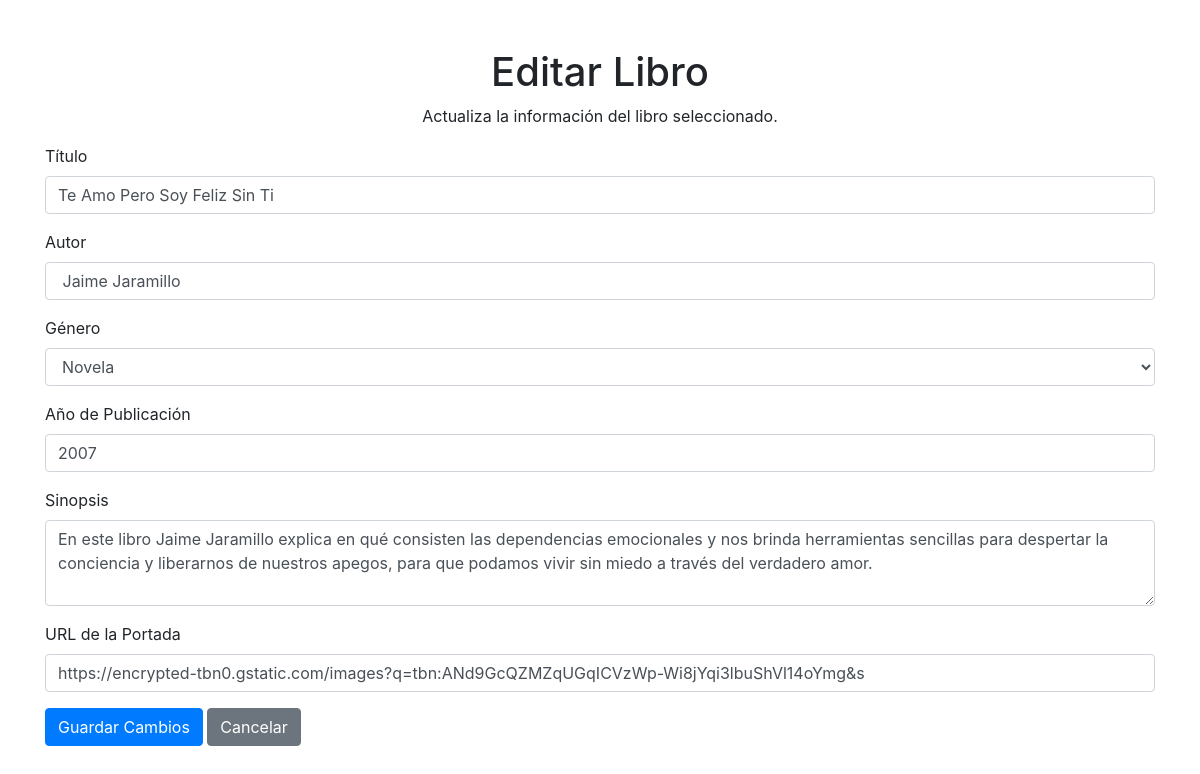
The page /editar.php?id=2 on the database its author committed.
### tables this page shows
CREATE TABLE `libros` (
  `id` int(11) NOT NULL,
  `titulo` varchar(100) NOT NULL,
  `autor` varchar(100) NOT NULL,
  `genero_id` int(11) DEFAULT NULL,
  `año_publicacion` year(4) DEFAULT NULL,
  `sinopsis` text DEFAULT NULL,
  `portada_url` varchar(255) DEFAULT NULL,
  `fecha_agregado` timestamp NOT NULL DEFAULT current_timestamp()
);

### public/editar.php (the view, shortened to what this page needs)
<?php
include 'conexion.php';
$id = $_GET['id'];
$sql = "SELECT * FROM libros WHERE id = ?";
$stmt = $conn->prepare($sql);
$stmt->bind_param("i", $id);
$stmt->execute();
$result = $stmt->get_result();
$libro = $result->fetch_assoc();
?>
<!DOCTYPE html>
<html lang="es">
<head>
    <link rel="stylesheet" href="https://stackpath.bootstrapcdn.com/bootstrap/4.5.2/css/bootstrap.min.css">
</head>
<body>
    <div class="container mt-5">
        <h1 class="text-center">Editar Libro</h1>
        <p class="text-center">Actualiza la información del libro seleccionado.</p>
        <form method="POST" action="">
            <div class="form-group">
                <label for="titulo">Título</label>
                <input type="text" class="form-control" id="titulo" name="titulo" value="<?php echo htmlspecialchars($libro['titulo']); ?>" required>
            </div>
            <div class="form-group">
                <label for="autor">Autor</label>
                <input type="text" class="form-control" id="autor" name="autor" value="<?php echo htmlspecialchars($libro['autor']); ?>" required>
            </div>
            <div class="form-group">
                <label for="genero_id">Género</label>
                <select class="form-control" id="genero_id" name="genero_id" required>
                    <?php
                    include 'conexion.php';
                    $sql_generos = "SELECT id, nombre FROM generos";
                    $result_generos = $conn->query($sql_generos);
                    while ($row = $result_generos->fetch_assoc()) {
                        $selected = $libro['genero_id'] == $row['id'] ? 'selected' : '';
                        echo "<option value='" . $row['id'] . "' $selected>" . htmlspecialchars($row['nombre']) . "</option>";
                    }
                    ?>
                </select>
            </div>
            <div class="form-group">
                <label for="año_publicacion">Año de Publicación</label>
                <input type="number" class="form-control" id="año_publicacion" name="año_publicacion" min="0" max="2100" value="<?php echo htmlspecialchars($libro['año_publicacion']); ?>">
            </div>
            <div class="form-group">
                <label for="sinopsis">Sinopsis</label>
                <textarea class="form-control" id="sinopsis" name="sinopsis" rows="3"><?php echo htmlspecialchars($libro['sinopsis']); ?></textarea>
            </div>
            <div class="form-group">
                <label for="portada_url">URL de la Portada</label>
                <input type="url" class="form-control" id="portada_url" name="portada_url" value="<?php echo htmlspecialchars($libro['portada_url']); ?>">
            </div>
            <button type="submit" class="btn btn-primary">Guardar Cambios</button>
            <a href="index.php" class="btn btn-secondary">Cancelar</a>
        </form>
    </div>
</body>
</html>

### rows shown on the page
libros: titulo "Te Amo Pero Soy Feliz Sin Ti", autor "Jaime Jaramillo", año_publicacion "2007", sinopsis "En este libro Jaime Jaramillo explica en qué consisten las dependencias emocionales y nos brinda herramientas sencillas para despertar la conciencia y liberarnos de nuestros apegos, para que podamos vivir sin miedo a través del verdadero amor.", portada_url "https://encrypted-tbn0.gstatic.com/images?q=tbn:ANd9GcQZMZqUGqICVzWp-Wi8jYqi3lbuShVl14oYmg&s"

### other values the page prints
form field genero_id "Novela"
